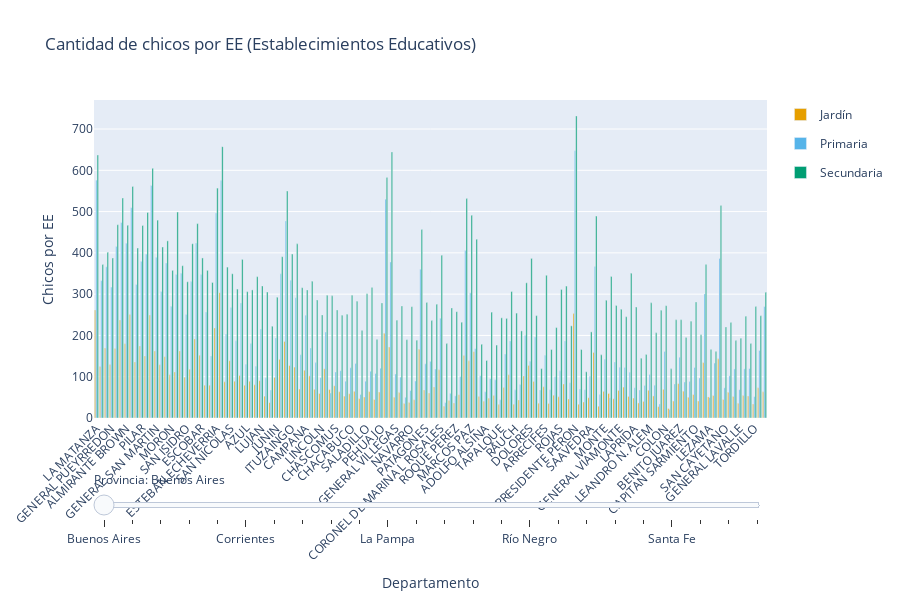

Notebook code for this chart:
### Markdown cell above
# 2)

### Code cell
import plotly.graph_objects as go

# Cargar datos
df = pd.read_csv("ConsultasSQL\\Consulta_1.csv")

# Calcular chicos por EE
df["chicos_por_jardin"] = df["poblacion_jardin"] / df["jardines"]
df["chicos_por_primaria"] = df["poblacion_primaria"] / df["primarias"]
df["chicos_por_secundaria"] = df["poblacion_secundaria"] / df["secundarios"]

# Reemplazar inf o NaN
df.replace([float("inf"), -float("inf")], pd.NA, inplace=True)
df.fillna(0, inplace=True)
df = df.round(2)

# Lista de provincias
provincias = df["provincia"].unique()

# Colores para los niveles
colores = {
    "Jardín": "#E69F00",
    "Primaria": "#56B4E9",
    "Secundaria": "#009E73"
}

# Crear figura con slider
fig = go.Figure()

for i, prov in enumerate(provincias):
    subdf = df[df["provincia"] == prov]
    departamentos = subdf["departamento"]

    # Agregar una barra para cada nivel
    for nivel, columna in zip(["Jardín", "Primaria", "Secundaria"],
                              ["chicos_por_jardin", "chicos_por_primaria", "chicos_por_secundaria"]):
        fig.add_trace(go.Bar(
            x=departamentos,
            y=subdf[columna],
            name=nivel,
            marker_color=colores[nivel],
            visible=(i == 0),  # solo la primera provincia visible por defecto
            offsetgroup=nivel,
            legendgroup=nivel,
            xaxis="x",
            yaxis="y"
        ))

# Crear los pasos del slider
steps = []
for i, prov in enumerate(provincias):
    visibles = [False] * (len(provincias) * 3)
    for j in range(3):  # cada provincia tiene 3 trazas
        visibles[i * 3 + j] = True
    step = dict(
        method="update",
        args=[{"visible": visibles},
              {"title": f"Provincia: {prov}"}],
        label=prov
    )
    steps.append(step)

sliders = [dict(
    active=0,
    currentvalue={"prefix": "Provincia: "},
    pad={"t": 50},
    steps=steps
)]

# Layout final
fig.update_layout(
    sliders=sliders,
    barmode='group',
    title="Cantidad de chicos por EE (Establecimientos Educativos)",
    xaxis_title="Departamento",
    yaxis_title="Chicos por EE",
    xaxis_tickangle=-45,
    height=600
)

# Mostrar figura
fig.show()
